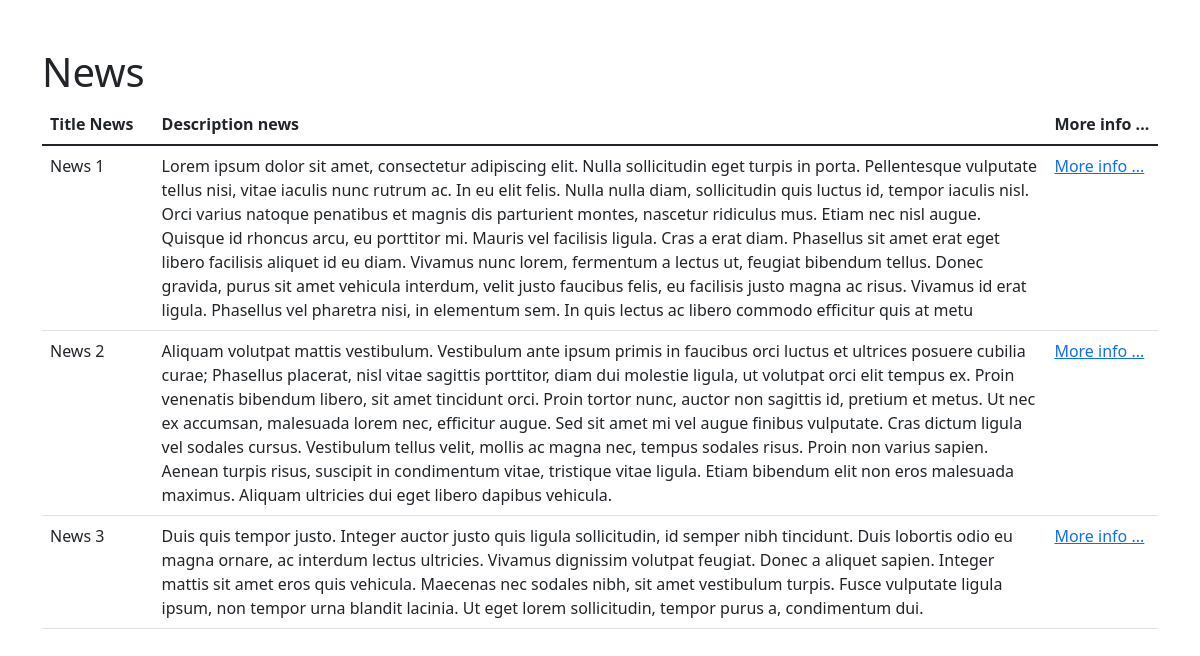
The page / on the database its author committed.
### news/models.py (models this page shows, shortened)
class News(models.Model):
    title = models.CharField(max_length=255, verbose_name='название')
    description = models.TextField()
    created_at = models.DateTimeField(auto_now_add=True, db_index=True, verbose_name='опубликовано')
    def get_absolute_url(self):
        return reverse('news_detail', kwargs={'news_pk': self.pk})

### news/views.py (the view)
# urls.py: path('', index, name='home'),
def index(request):
    news = News.objects.all()
    return render(request, "index.html", {"news": news})

### templates/index.html (shortened to what this page needs)
<!doctype html>
<html lang="en">
  <head>
    <link href="https://cdn.jsdelivr.net/npm/bootstrap@5.1.3/dist/css/bootstrap.min.css" rel="stylesheet">
  </head>
  <body>
<div class="container mt-5">
    <h1>News</h1>
    <table class="table align-top">
  <thead>
    <tr>
      <th scope="col" style="width: 10%">Title News</th>
      <th scope="col" style="width: 80%">Description news</th>
      <th scope="col" style="width: 10%">More info ...</th>
    </tr>
  </thead>
  <tbody>
  {% for item in news %}
    <tr>
      <td>{{item.title }}</td>
      <td>{{ item.description }}</td>
      <td><a href="{{ item.get_absolute_url }}"> More info ...</a> </td>
    </tr>
 {% endfor %}
  </tbody>
</table>
</div>
  </body>
</html>

### rows shown on the page
News: title "News 1", description "Lorem ipsum dolor sit amet, consectetur adipiscing elit. Nulla sollicitudin eget turpis in porta. Pellentesque vulputate tellus nisi, vitae iaculis nunc rutrum ac. In eu elit felis. Nulla nulla diam, sollicitudin quis luctus id, tempor iaculis nisl. Orci varius natoque penatibus et magnis dis parturient montes, nascetur ridiculus mus. Etiam nec nisl augue. Quisque id rhoncus arcu, eu porttitor mi. Mauris vel facilisis ligula. Cras a erat diam. Phasellus sit amet erat eget libero facilisis aliquet id eu diam. Vivamus nunc lorem, fermentum a lectus ut, feugiat bibendum tellus. Donec gravida, purus sit amet vehicula interdum, velit justo faucibus felis, eu facilisis justo magna ac risus.…"
News: title "News 2", description "Aliquam volutpat mattis vestibulum. Vestibulum ante ipsum primis in faucibus orci luctus et ultrices posuere cubilia curae; Phasellus placerat, nisl vitae sagittis porttitor, diam dui molestie ligula, ut volutpat orci elit tempus ex. Proin venenatis bibendum libero, sit amet tincidunt orci. Proin tortor nunc, auctor non sagittis id, pretium et metus. Ut nec ex accumsan, malesuada lorem nec, efficitur augue. Sed sit amet mi vel augue finibus vulputate. Cras dictum ligula vel sodales cursus. Vestibulum tellus velit, mollis ac magna nec, tempus sodales risus. Proin non varius sapien. Aenean turpis risus, suscipit in condimentum vitae, tristique vitae ligula. Etiam bibendum elit non eros…"
News: title "News 3", description "Duis quis tempor justo. Integer auctor justo quis ligula sollicitudin, id semper nibh tincidunt. Duis lobortis odio eu magna ornare, ac interdum lectus ultricies. Vivamus dignissim volutpat feugiat. Donec a aliquet sapien. Integer mattis sit amet eros quis vehicula. Maecenas nec sodales nibh, sit amet vestibulum turpis. Fusce vulputate ligula ipsum, non tempor urna blandit lacinia. Ut eget lorem sollicitudin, tempor purus a, condimentum dui."
